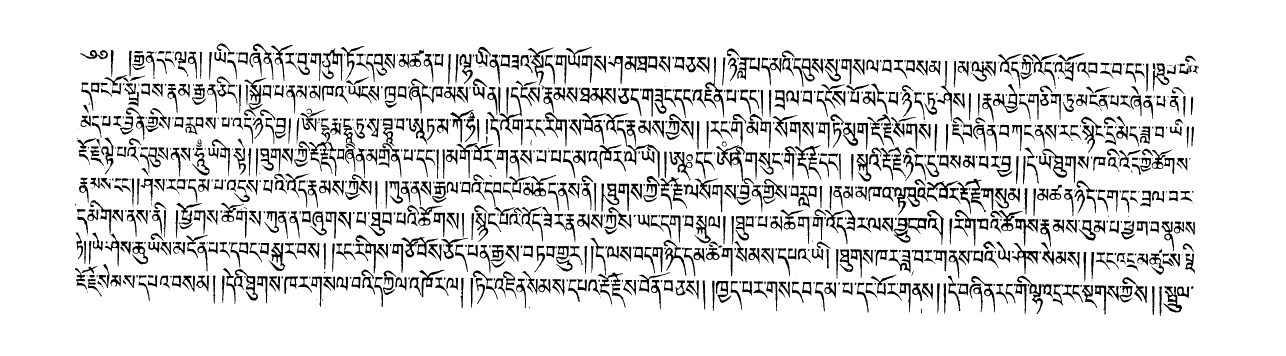
#> input picture remove_border/006.365.png, 5142 x 1421 px (shown at 1/4 size)
$ python mycode2.py --image remove_border/006.365.png
#> lines starting #> are read from the running program, lines starting #| are printed output that depends on the picture; after the words box and inside, x2 and y2 are one past the last pixel; in counts of white or black regions, pixels touching at a corner belong together
### Radon1.py

import numpy as np
import cv2


## 图片旋转
def rotate_bound(image, angle):
    # 获取宽高
    (h, w) = image.shape[:2]
    (cX, cY) = (w // 2, h // 2)

    # 提取旋转矩阵 sin cos
    M = cv2.getRotationMatrix2D((cX, cY), -angle, 1.0)
    cos = np.abs(M[0, 0])
    sin = np.abs(M[0, 1])

    # 计算图像的新边界尺寸
    # nW=w
    nW = int((h * sin) + (w * cos))
    nH = int((h * cos) + (w * sin))
    # nH = h

    # 调整旋转矩阵
    M[0, 2] += (nW / 2) - cX
    M[1, 2] += (nH / 2) - cY

    return cv2.warpAffine(image, M, (nW, nH), flags=cv2.INTER_CUBIC, borderMode=cv2.BORDER_REPLICATE)


## 获取图片旋转角度
def get_minAreaRect(image):
    gray = cv2.cvtColor(image, cv2.COLOR_BGR2GRAY)
    gray = cv2.bitwise_not(gray)
    thresh = cv2.threshold(gray, 0, 255,
                           cv2.THRESH_BINARY | cv2.THRESH_OTSU)[1]
    coords = np.column_stack(np.where(thresh > 0))
    return cv2.minAreaRect(coords)


# image_path = "006.365.png"
def xuan_z(image_path):
    image = cv2.imread(image_path)
    # image=255-image
    image=cv2.resize(image,(2000,1024))
    h=image.shape[1]
    w=image.shape[0]
    angle = get_minAreaRect(image)[-1]#得到旋转角度
    rotated = rotate_bound(image, angle)#旋转图像
    if angle>85:
        angle=90
    else:
        angle=angle
    M = cv2.getRotationMatrix2D((w/2,w/2),angle,1)#旋转图像中心点，角度，比例
    dst = cv2.warpAffine(rotated, M, (h,w))#旋转

    cv2.putText(rotated, "angle: {:.2f} ".format(angle),
                (10, 30), cv2.FONT_HERSHEY_SIMPLEX, 0.7, (0, 0, 255), 2)
    # [4 lines of commented-out code are left out]
    print("[INFO] angle: {:.3f}".format(angle))
    return dst

### mycode2.py
import cv2
import numpy as np
from scipy.signal import savgol_filter
from scipy.signal import find_peaks
from Radon1 import xuan_z
from skimage import transform
import argparse

import matplotlib.pyplot as plt
def cv_show(name, image):
    cv2.imshow(name, image)
    cv2.waitKey(0)
    cv2.destroyAllWindows()

# 设置参数
ap = argparse.ArgumentParser()
ap.add_argument("-i", "--image", required=True,
                help="path to input image")

args = vars(ap.parse_args())

#初始化
img= cv2.imread(args["image"])
#> img is the input picture: shape (1421, 5142, 3); 87.3% white; 1298 black regions (143 under 20 px), largest, box (x1, y1, x2, y2) and area: (2864, 580, 3016, 737) 4280, (2319, 351, 2463, 420) 4030, (1235, 567, 1347, 704) 3910
img1=cv2.cvtColor(img,cv2.COLOR_BGR2GRAY)
cv_show('img',img1)
img2 = cv2.resize(img1, (2000, 1024))
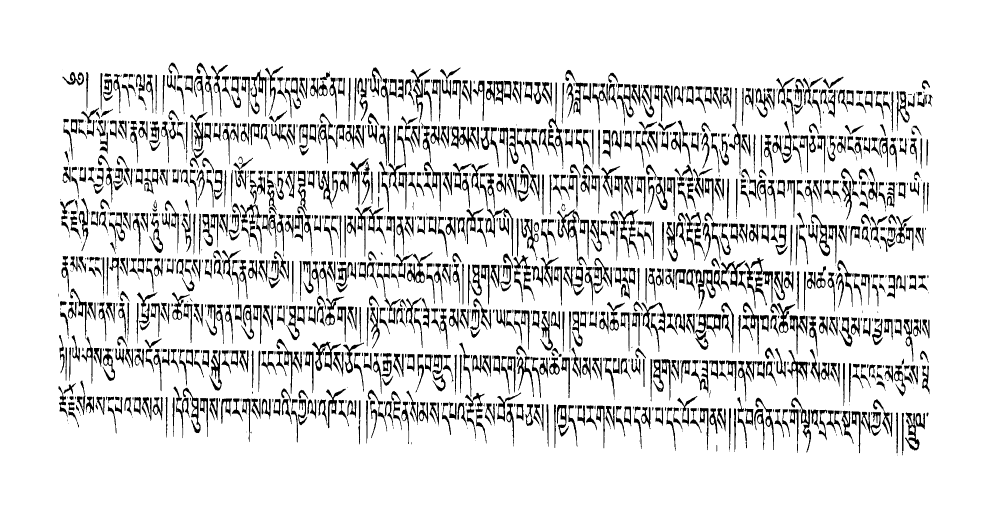
#> img2: shape (1024, 2000) (shown at 1/2 size); min 0, max 255, mean 222.7
cv_show('img', img2)
# 反向二值

bw2=xuan_z(args["image"])#切片专用
#> in get_minAreaRect, `thresh = cv2.threshold(gray, 0, 255, cv2.THRESH_BINARY | cv2.THRESH_OT..`:
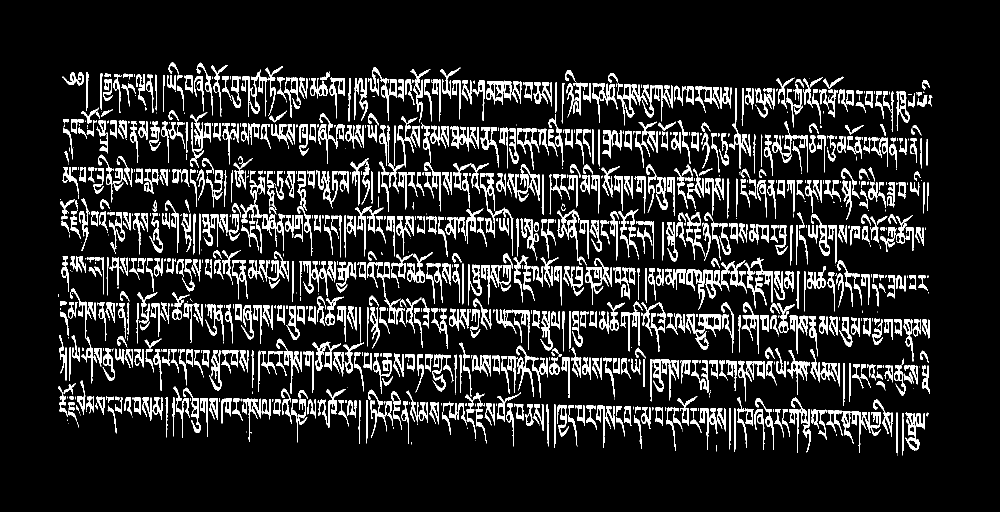
#> thresh: shape (1024, 2000) (shown at 1/2 size); 12.7% white; 1361 white regions (448 under 20 px), largest, box (x1, y1, x2, y2) and area: (1373, 538, 1431, 620) 1340, (1114, 419, 1173, 531) 1195, (902, 253, 958, 303) 1156
#> in get_minAreaRect, `coords = np.column_stack(np.where(thresh > 0))`: coords = 260365 pairs, first value 125 to 910, second value 117 to 1864
#> in xuan_z, `angle = get_minAreaRect(image)[-1]#得到旋转角度`: angle = -1.19
#> in rotate_bound, `M = cv2.getRotationMatrix2D((cX, cY), -angle, 1.0)`: M = [[1, 0.0208, -10.45], [-0.0208, 1, 20.94]]
#> in rotate_bound, `cos = np.abs(M[0, 0])`: cos = 1
#> in rotate_bound, `sin = np.abs(M[0, 1])`: sin = 0.0208
#> in rotate_bound, `nW = int((h * sin) + (w * cos))`: nW = 2020
#> in rotate_bound, `nH = int((h * cos) + (w * sin))`: nH = 1065
#> in rotate_bound, `return cv2.warpAffine(image, M, (nW, nH), flags=cv2.INTER_CUBIC, borde..`:
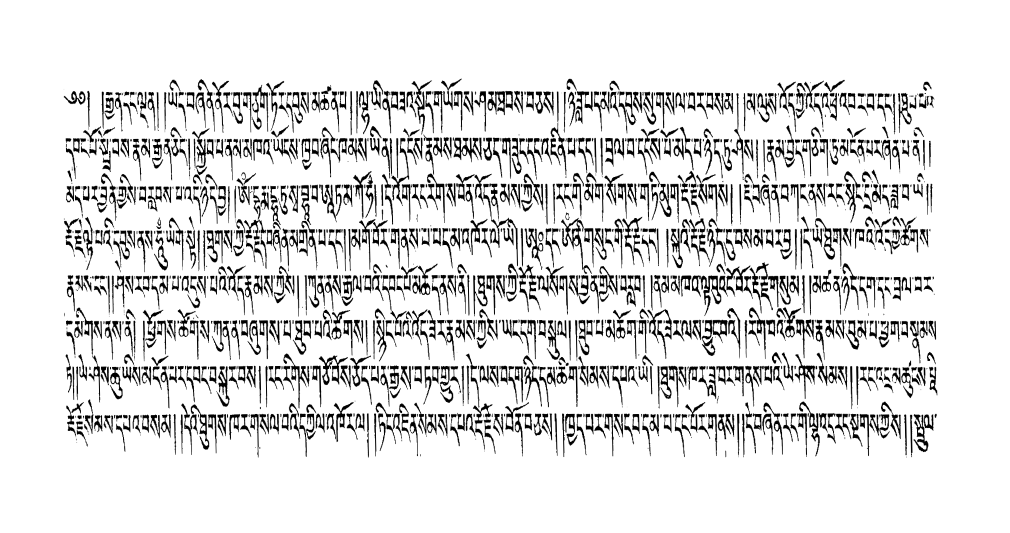
#> returned value: shape (1065, 2020, 3) (shown at 1/2 size); min 0, max 255, mean 224.1
#> in xuan_z, `M = cv2.getRotationMatrix2D((w/2,w/2),angle,1)#旋转图像中心点，角度，比例`: M = [[1, -0.0208, 10.78], [0.0208, 1, -10.55]]
#> in xuan_z, `dst = cv2.warpAffine(rotated, M, (h,w))#旋转`:
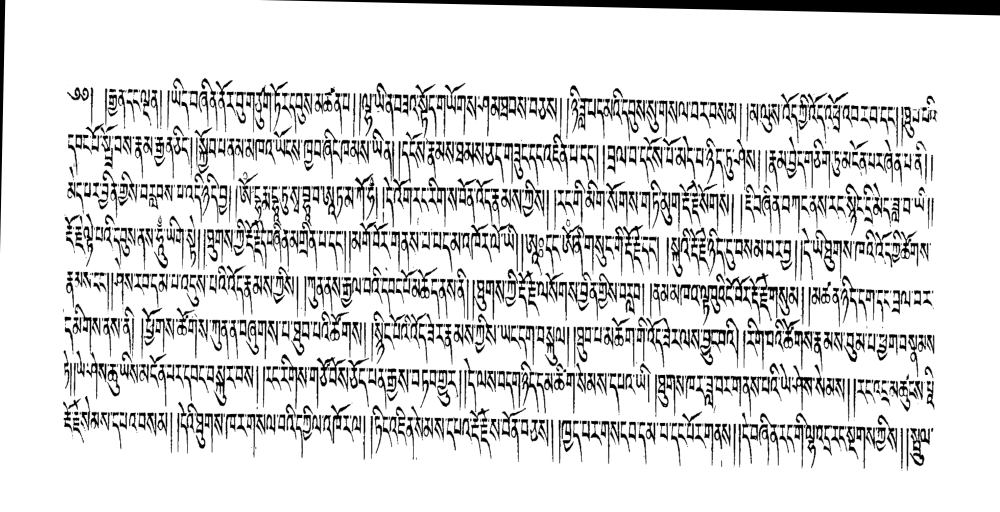
#> dst: shape (1024, 2000, 3) (shown at 1/2 size); min 0, max 255, mean 219.4
#> in xuan_z, `cv2.putText(rotated, "angle: {:.2f} ".format(angle), (10, 30), cv2.FON..`: rotated: shape (1065, 2020, 3); 0.04% of pixels changed, all inside (x1, y1, x2, y2) = (11, 14, 153, 37)
#| [INFO] angle: -1.193
cv_show('bw',bw2)
bw = bw2 / 255

bw1 = 1 - bw
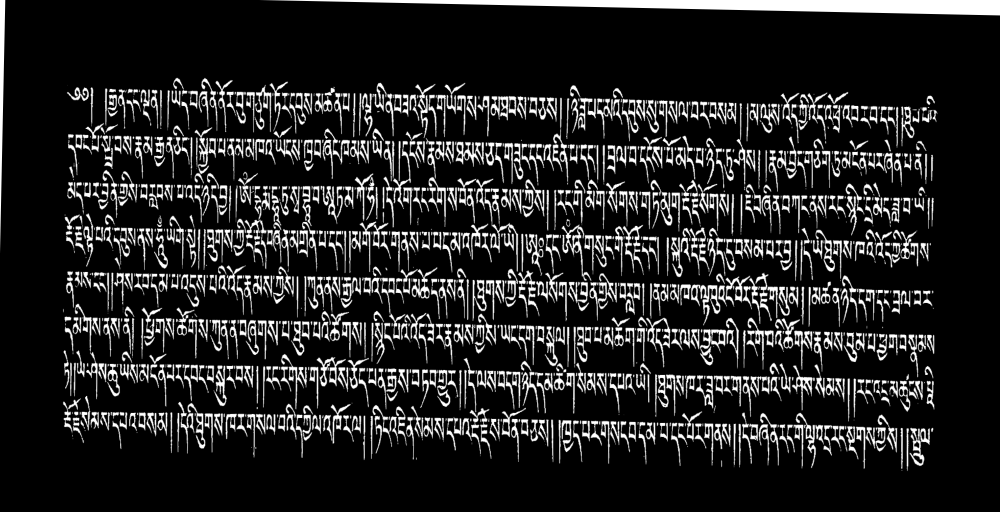
#> bw1: shape (1024, 2000, 3) float64 (shown at 1/2 size); min 0, max 1, mean 0.14
bw3=1-bw1
cv_show('img', bw1)

width = bw3.shape[0]
#> width = 1024
height = bw3.shape[1]
#> height = 2000
print( height,width)
#| 2000 1024
point_w=[]
point_b=[]
#统计每行像素值
for row in range(width):
    a=0
    b=0
    for col in range(height):
        if row<100 or row>900:
            val=bw3[50][50]
        else:
            val = bw1[row][col]
        # print(val)
        ###################
        # if val !=255:
        #     print(val)
        ##############
        if val.all() == 0:
            a = a + 1
        else:
            b = b + 1
    point_w.append(a)
    point_b.append(b)
#> after the loop, point_b = 1024 values, max 2000 at index 0, min 8 at index 122, mean 901.1; point_w = 1024 values, max 1992 at index 122, min 0 at index 0, mean 1098.9
    # [16 lines of commented-out code are left out]

y_b= savgol_filter(point_b, 5, 1, mode= 'nearest')
#> y_b = 1024 values, max 2000 at index 0, min 8 at index 124, mean 901.1
y_w = savgol_filter(point_w, 5, 1, mode= 'nearest')
#> y_w = 1024 values, max 1992 at index 124, min 0 at index 0, mean 1098.9

# 可视化图线
plt.subplot(211)
plt.plot( y_b, 'b', label = 'savgol')
plt.title('feng')
plt.subplot(212)
plt.plot( y_w, 'b', label = 'savgol')
plt.title('gu')
plt.show()
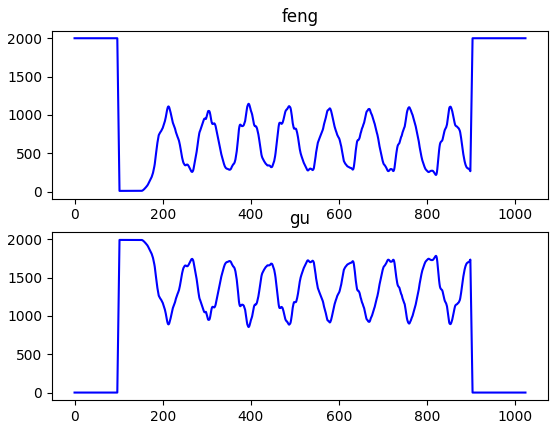
#> figure drawn by matplotlib, 2 panels; panel 1: curve peaks at x = 0, y = 2000; panel 2: curve peaks at x = 124, y = 1992

#输出各峰谷，峰值所在行
x_w = point_w[0:4000]
#> x_w has the same summary as point_w
peaks_w, _ = find_peaks(x_w, height=1200,distance=65)
#> peaks_w = [138, 267, 353, 447, 529, 632, 724, 821, 900]
x_b = point_b[0:4000]
#> x_b has the same summary as point_b
peaks_b, _ = find_peaks(x_b, height=500,distance=65)
#> peaks_b = [213, 306, 396, 485, 580, 668, 761, 851]
print(peaks_b)
#| [213 306 396 485 580 668 761 851]
print(peaks_w)
#| [138 267 353 447 529 632 724 821 900]

#根据波峰波谷进行切片
img_crop=bw2.copy()
for i in range(8):
    A=peaks_w[i]
    B=peaks_w[i+1]
    C=peaks_b[i]
    if abs(C-A)<=10:
        A-=20
    if B-A>120:
        B-=9
    imag=img_crop[A:B,:]
    cv_show('img',imag)
#> this loop made 8 passes
#> (A, B, C) on passes 1 to 8: (138, 258, 213), (267, 353, 306), (353, 447, 396), (447, 529, 485), (529, 632, 580), (632, 724, 668), (724, 821, 761), (821, 900, 851)
#> pass 3, `imag=img_crop[A:B,:]`:
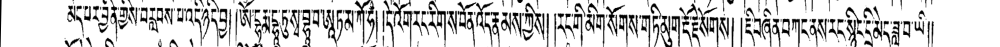
#> imag: shape (94, 2000, 3) (shown at 1/2 size); min 0, max 255, mean 209.1
    # [4 lines of commented-out code are left out]
